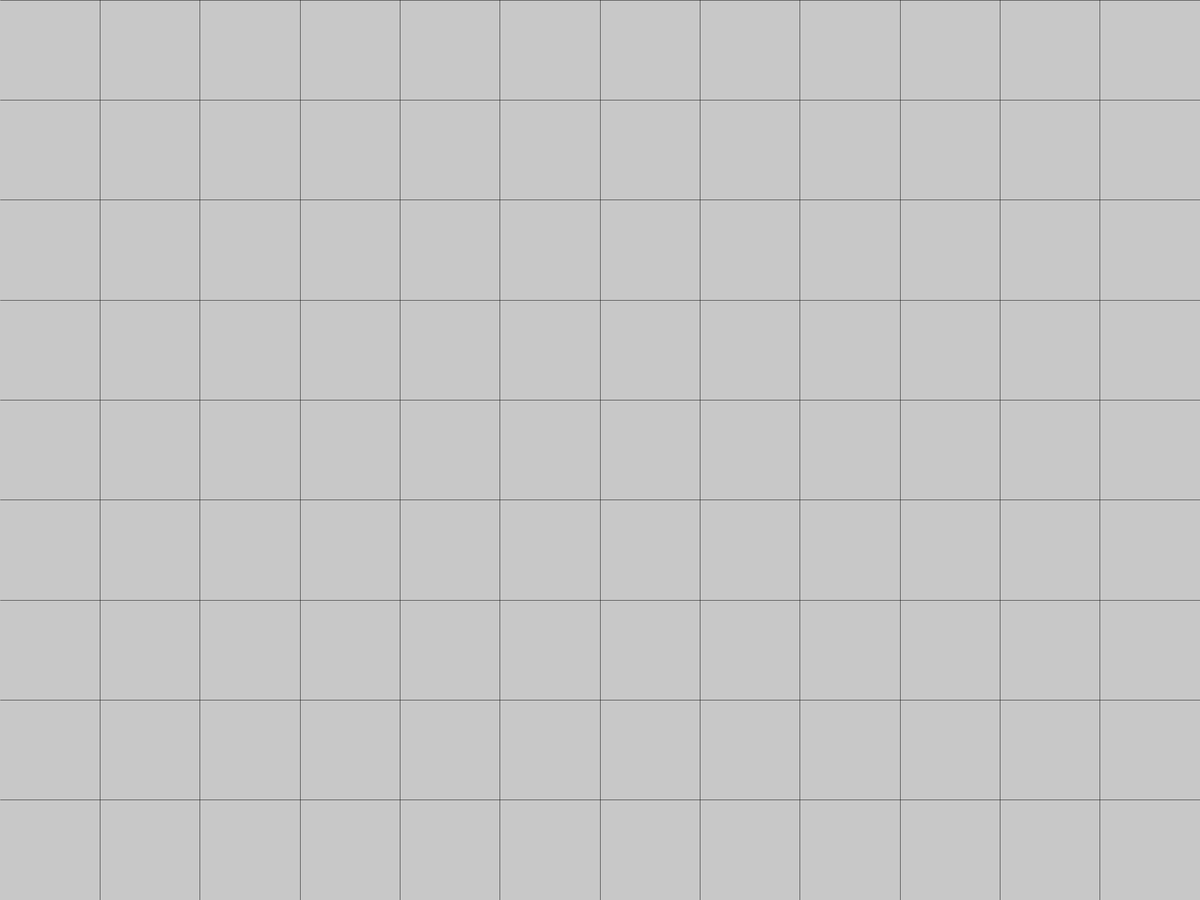
Frame 1 (no input)
Frame 60 (the mouse pressed at the canvas centre just before this capture): identical to frame 1, image omitted
Frame 120 (the mouse held since frame 60 and released just before this capture): identical to frame 1, image omitted

The Processing sketch that drew this single still picture (run headless with seeded random() and noise(); from frame 60 on, the mouse is pressed at the canvas centre):

// Processing sketch: Tetris
// ── Tetris.pde
final color[] colors = {};

float len;
int n = 12;
int m = 20;

void setup(){
  fullScreen();
  len = ((float) width)/n;
}

void draw(){
  background(200);
  translate(0, height);
  scale(1, -1);
  stroke(0);
  strokeWeight(0.5);
  for (int i = 0; i < n; i++){
    line((i+1)*len, 0, (i+1)*len, m*len);
  }
  for (int i = 0; i < m; i++){
    line(0, (i+1)*len, n*len, (i+1)*len);
  }
}
